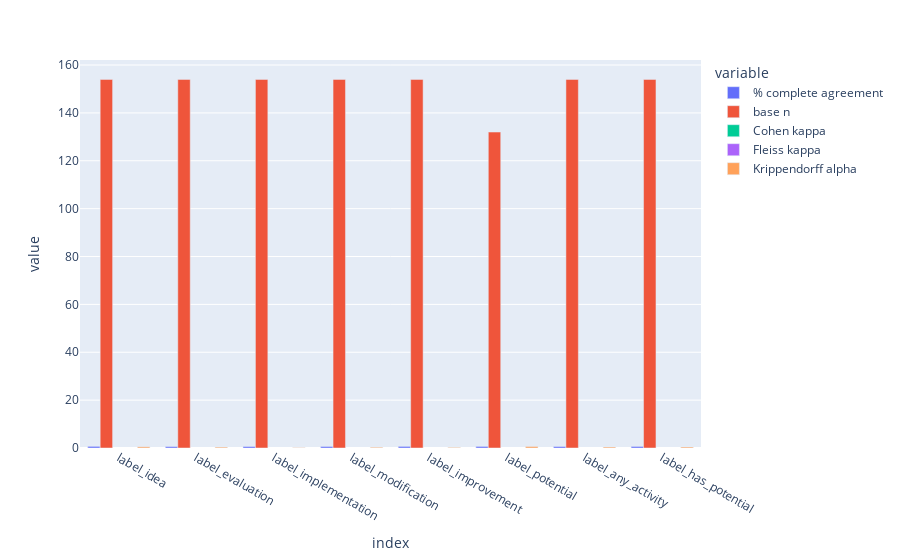

Notebook code for this chart:
### Code cell
label_stats.plot_interrater_agreement()

### Figure 1 — Plotly figure (JSON) as saved in the notebook; plotly's stock layout.template omitted (floating-point values rounded to 4 significant figures)
{"data": [{"alignmentgroup": "True", "hovertemplate": "variable=% complete agreement<br>index=%{x}<br>value=%{y}<extra></extra>", "legendgroup": "% complete agreement", "marker": {"color": "#636efa", "pattern": {"shape": ""}}, "name": "% complete agreement", "offsetgroup": "% complete agreement", "orientation": "v", "showlegend": true, "textposition": "auto", "x": ["label_idea", "label_evaluation", "label_implementation", "label_modification", "label_improvement", "label_potential", "label_any_activity", "label_has_potential"], "xaxis": "x", "y": [0.6753, 0.5909, 0.6234, 0.6299, 0.6623, 0.6515, 0.6234, 0.6429], "yaxis": "y", "type": "bar"}, {"alignmentgroup": "True", "hovertemplate": "variable=base n<br>index=%{x}<br>value=%{y}<extra></extra>", "legendgroup": "base n", "marker": {"color": "#EF553B", "pattern": {"shape": ""}}, "name": "base n", "offsetgroup": "base n", "orientation": "v", "showlegend": true, "textposition": "auto", "x": ["label_idea", "label_evaluation", "label_implementation", "label_modification", "label_improvement", "label_potential", "label_any_activity", "label_has_potential"], "xaxis": "x", "y": [154.0, 154.0, 154.0, 154.0, 154.0, 132.0, 154.0, 154.0], "yaxis": "y", "type": "bar"}, {"alignmentgroup": "True", "hovertemplate": "variable=Cohen kappa<br>index=%{x}<br>value=%{y}<extra></extra>", "legendgroup": "Cohen kappa", "marker": {"color": "#00cc96", "pattern": {"shape": ""}}, "name": "Cohen kappa", "offsetgroup": "Cohen kappa", "orientation": "v", "showlegend": true, "textposition": "auto", "x": ["label_idea", "label_evaluation", "label_implementation", "label_modification", "label_improvement", "label_potential", "label_any_activity", "label_has_potential"], "xaxis": "x", "y": [null, null, null, null, null, null, null, null], "yaxis": "y", "type": "bar"}, {"alignmentgroup": "True", "hovertemplate": "variable=Fleiss kappa<br>index=%{x}<br>value=%{y}<extra></extra>", "legendgroup": "Fleiss kappa", "marker": {"color": "#ab63fa", "pattern": {"shape": ""}}, "name": "Fleiss kappa", "offsetgroup": "Fleiss kappa", "orientation": "v", "showlegend": true, "textposition": "auto", "x": ["label_idea", "label_evaluation", "label_implementation", "label_modification", "label_improvement", "label_potential", "label_any_activity", "label_has_potential"], "xaxis": "x", "y": [null, null, null, null, null, null, null, null], "yaxis": "y", "type": "bar"}, {"alignmentgroup": "True", "hovertemplate": "variable=Krippendorff alpha<br>index=%{x}<br>value=%{y}<extra></extra>", "legendgroup": "Krippendorff alpha", "marker": {"color": "#FFA15A", "pattern": {"shape": ""}}, "name": "Krippendorff alpha", "offsetgroup": "Krippendorff alpha", "orientation": "v", "showlegend": true, "textposition": "auto", "x": ["label_idea", "label_evaluation", "label_implementation", "label_modification", "label_improvement", "label_potential", "label_any_activity", "label_has_potential"], "xaxis": "x", "y": [0.4932, 0.3732, 0.1287, 0.3058, 0.2481, 0.6305, 0.4048, 0.411], "yaxis": "y", "type": "bar"}], "layout": {"xaxis": {"anchor": "y", "domain": [0.0, 1.0], "title": {"text": "index"}}, "yaxis": {"anchor": "x", "domain": [0.0, 1.0], "title": {"text": "value"}}, "legend": {"title": {"text": "variable"}, "tracegroupgap": 0}, "margin": {"t": 60}, "barmode": "group"}}
